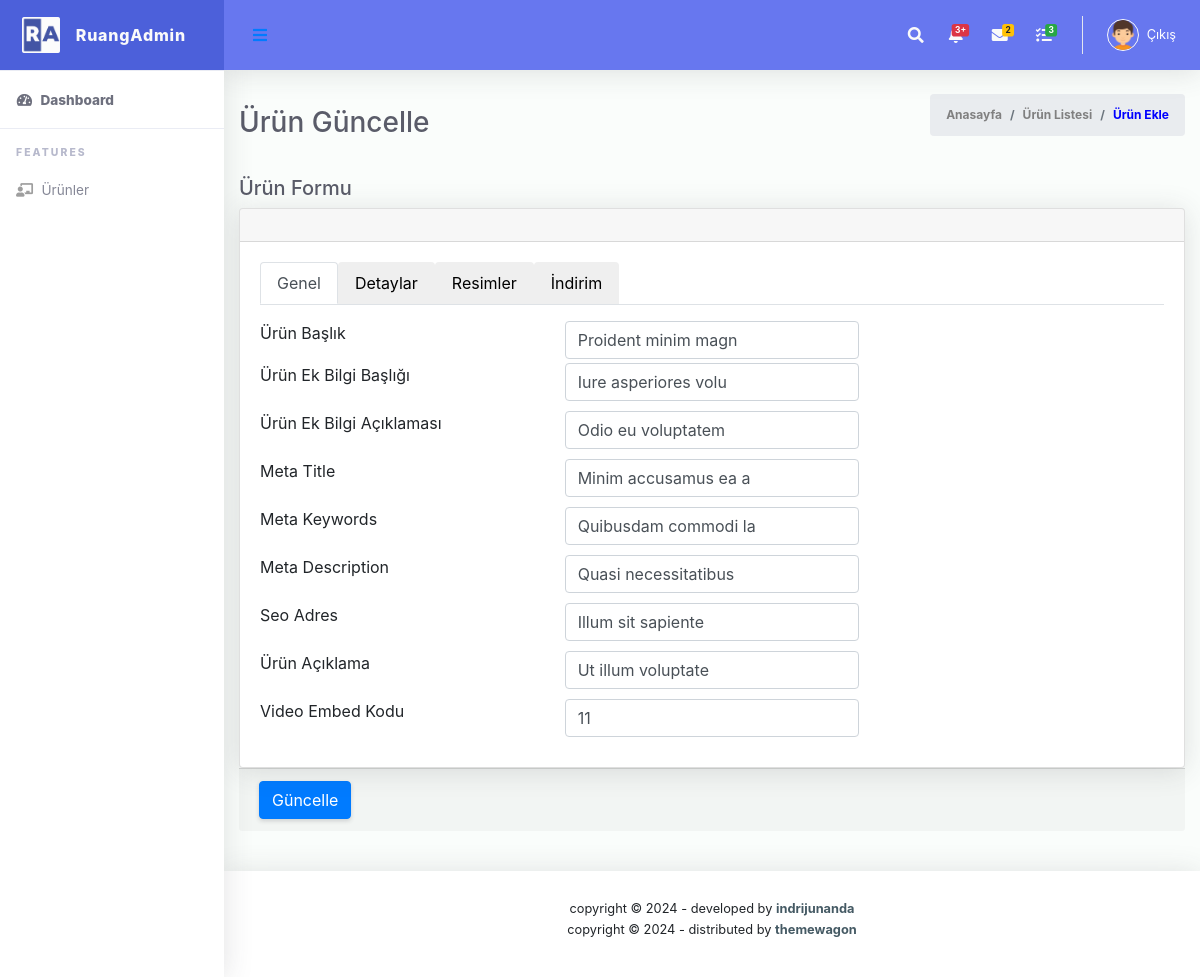
The app's page /index.php/products/edit/1 with its own data.
### tables this page shows
CREATE TABLE `products` (
  `id` int(11) NOT NULL,
  `information_title` varchar(255) NOT NULL,
  `additional_information_title` varchar(255) DEFAULT NULL,
  `explanation` text NOT NULL,
  `title` varchar(255) NOT NULL,
  `keywords` varchar(255) DEFAULT NULL,
  `description` text,
  `address` varchar(255) DEFAULT NULL,
  `product_description` text,
  `video_kody` varchar(255) DEFAULT NULL,
  `product_code` varchar(255) NOT NULL,
  `amount` int(11) NOT NULL,
  `extra_discount` decimal(10,2) DEFAULT NULL,
  `tax_rate` decimal(5,2) DEFAULT NULL,
  `sale_price` decimal(10,2) DEFAULT NULL,
  `price_tl` decimal(10,2) DEFAULT NULL,
  `price_usd` decimal(10,2) DEFAULT NULL,
  `price_eur` decimal(10,2) DEFAULT NULL,
  `second_price_tl` decimal(10,2) DEFAULT NULL,
  `falloutofstock` tinyint(1) DEFAULT NULL,
  `situation` enum('Açık','Kapalı') DEFAULT 'Açık',
  `feature_status` tinyint(1) DEFAULT NULL,
  `new_validity_period` date DEFAULT NULL,
  `arrangement` int(11) DEFAULT NULL,
  `show_on_homepage` tinyint(1) DEFAULT NULL,
  `new_product` tinyint(1) DEFAULT NULL,
  `installment` tinyint(1) DEFAULT NULL,
  `validity_period` date DEFAULT NULL,
  `created_at` timestamp NULL DEFAULT CURRENT_TIMESTAMP,
  `updated_at` timestamp NULL DEFAULT CURRENT_TIMESTAMP ON UPDATE CURRENT_TIMESTAMP
);

### application/controllers/ProductController.php (called while the page is built, shortened)
<?php
class ProductController extends CI_Controller
{
	public function __construct()
	{
		$this->load->model('Product_model');
		$this->load->helper('url');
		$this->load->library('upload');
		$this->load->library('session');
	}
	public function edit($id)
	{
		$data['product'] = $this->Product_model->get_product($id);
		$data['discounts'] = json_decode(json_encode($this->Product_model->get_discounts_by_product_id($id)), true);
		$data['product_images'] = $this->Product_model->get_product_images($id);
		$this->load->view('admin/product/create', $data);
	}
}

### index.php (called while the page is built, shortened)
<?php
require_once BASEPATH.'core/CodeIgniter.php';

### application/models/Product_model.php (called while the page is built, shortened)
<?php
class Product_model extends CI_Model
{
	public function get_product($product_id) {
		$this->db->where('id', $product_id);
		return $this->db->get('products')->row();
	}
	public function get_discounts_by_product_id($product_id)
	{
		$this->db->where('product_id', $product_id);
		$query = $this->db->get('product_discounts');
		return $query->result_array();
	}
	public function get_product_images($id)
	{
		$this->db->select('file_name');
		$this->db->from('product_images');
		$this->db->where('product_id', $id);
		$query = $this->db->get();
		return $query->result_array();
	}
}

### application/views/admin/product/create.php (the view, shortened to what this page needs)
<div id="wrapper">
	<div id="content-wrapper" class="d-flex flex-column">
		<div id="content">
			<div class="container-fluid" id="container-wrapper">
				<div class="d-sm-flex align-items-center justify-content-between mb-4">
					<h1 class="h3 mb-0 text-gray-800">Ürün <?php echo isset($product) ? 'Güncelle': 'Kaydet' ?></h1>
					<ol class="breadcrumb">
						<li class="breadcrumb-item" ><a href="./" style="color: gray">Anasayfa</a></li>
						<li class="breadcrumb-item" style="color: gray"><a href=" <?php echo site_url('products') ?>" style="color: gray">Ürün Listesi</a></li>
						<li class="breadcrumb-item active" style="color: blue">Ürün Ekle</li>
					</ol>
				</div>
				<div class="h3 mb-0 text-gray-800  justify-content-between ">
					<h5>Ürün Formu</h5>
				</div>
				<div class="row">
					<div class="col-lg-12 mb-4">
						<form action="<?php echo isset($product) ? site_url('products/update/'.$product->id) : site_url('products/store'); ?>" method="post" enctype="multipart/form-data">
						<div class="card">
								<div class="card-header py-3 d-flex flex-row align-items-center justify-content-between">
								</div>
								<div class="card-body">
									<nav>
										<div class="nav nav-tabs" id="nav-tab" role="tablist">
											<button class="nav-link active" id="nav-home-tab" data-toggle="tab" data-target="#nav-home" type="button" role="tab" aria-controls="nav-home" aria-selected="true">Genel</button>
											<button class="nav-link" id="nav-profile-tab" data-toggle="tab" data-target="#nav-profile" type="button" role="tab" aria-controls="nav-profile" aria-selected="false">Detaylar</button>
											<button class="nav-link" id="nav-contact-tab" data-toggle="tab" data-target="#nav-contact" type="button" role="tab" aria-controls="nav-contact" aria-selected="false">Resimler</button>
											<button class="nav-link" id="nav-contact2-tab" data-toggle="tab" data-target="#nav-contact2" type="button" role="tab" aria-controls="nav-contact" aria-selected="false">İndirim</button>
										</div>
									</nav>
									<div class="tab-content" id="nav-tabContent">
										<div class="tab-pane fade show active" id="nav-home" role="tabpanel" aria-labelledby="nav-home-tab">
											<div class="form-row mt-3">
												<div class="form-group col-md-4">
													<label for="information_title">Ürün Başlık</label>
												</div>
												<div class="form-gorup col-md-4">
													<input type="text" id="information_title" name="information_title" class="form-control " value="<?php echo isset($product) ? $product->information_title : ''?>">
												</div>
											</div>
											<div class="form-row">
												<div class="form-group col-md-4">
													<label for="additional_information_title">Ürün Ek Bilgi Başlığı</label>
												</div>
												<div class="form-group col-md-4">
													<input type="text" id="additional_information_title" name="additional_information_title" class="form-control" value="<?php echo isset($product) ? $product->additional_information_title : '' ?>">
												</div>
											</div>
											<div class="form-row">
												<div class="form-group col-md-4">
													<label for="explanation">Ürün Ek Bilgi Açıklaması</label>
												</div>
												<div class="form-group col-md-4">
													<input type="text" id="explanation" name="explanation" class="form-control" value="<?php echo isset($product) ? $product->explanation : '' ?>">
												</div>
											</div>
											<div class="form-row">
												<div class="form-group col-md-4">
													<label for="title">Meta Title</label>
												</div>
												<div class="form-group col-md-4">
													<input type="text" id="title" name="title" class="form-control" value="<?php echo isset($product) ? $product->title : '' ?>">
												</div>
											</div>
											<div class="form-row">
												<div class="form-group col-md-4">
													<label for="keywords">Meta Keywords</label>
												</div>
												<div class="form-group col-md-4">
													<input type="text" id="keywords" name="keywords" class="form-control" value="<?php echo isset($product) ? $product->keywords : '' ?>">
												</div>
											</div>
											<div class="form-row">
												<div class="form-group col-md-4">
													<label for="description">Meta Description</label>
												</div>
												<div class="form-group col-md-4">
													<input type="text" id="description" name="description" class="form-control" value="<?php echo isset($product) ? $product->description : '' ?>">
												</div>
											</div>
											<div class="form-row">
												<div class="form-group col-md-4">
													<label for="address">Seo Adres</label>
												</div>
												<div class="form-group col-md-4">
													<input type="text" id="address" name="address" class="form-control" value="<?php echo isset($product) ? $product->address : '' ?>">
												</div>
											</div>
											<div class="form-row">
												<div class="form-group col-md-4">
													<label for="product_description">Ürün Açıklama</label>
												</div>
												<div class="form-group col-md-4">
													<input type="text" id="product_description" name="product_description" class="form-control" value="<?php echo isset($product) ? $product->product_description : '' ?>">
												</div>
											</div>
											<div class="form-row">
												<div class="form-group col-md-4">
													<label for="video_kody">Video Embed Kodu</label>
												</div>
												<div class="form-group col-md-4">
													<input type="number" id="video_kody" name="video_kody" class="form-control" value="<?php echo isset($product) ? $product->video_kody : '' ?>">
												</div>
											</div>
										</div>
									</div>
								</div>
							</div>
							<div class="card-footer">
								<button type="submit" class="btn btn-primary"><?php echo isset($product) ? 'Güncelle': 'Kaydet' ?></button>
							</div>
						</form>
					</div>
				</div>
			</div>
		</div>
	</div>
</div>

### application/views/layouts/admin/head.php (style rules this page uses)
.form-group { margin-bottom: 10px; }

### records on screen
products: information_title "Proident minim magn", additional_information_title "Iure asperiores volu", explanation "Odio eu voluptatem", title "Minim accusamus ea a", keywords "Quibusdam commodi la", description "Quasi necessitatibus", address "Illum sit sapiente", product_description "Ut illum voluptate", video_kody "11"
